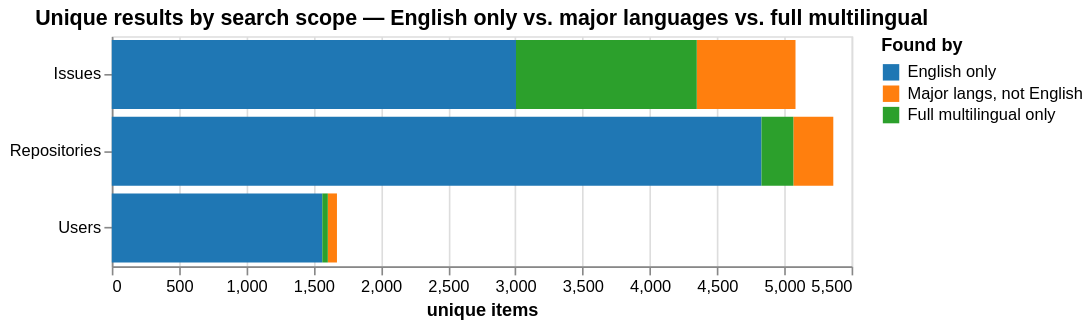

Notebook code for this chart:
### Code cell
# Stacked bar: English-only / major-only / multilingual-only split per result type
stacked_rows = []
for label, raw_df in [("Repositories", repos_raw), ("Issues", issues_raw), ("Users", users_raw)]:
    norm      = raw_df["search_term"].str.lower().str.strip()
    en_ids    = set(raw_df[norm.isin(en_terms)]["id"].dropna())
    major_ids = set(raw_df[norm.isin(major_terms)]["id"].dropna())
    all_ids   = set(raw_df["id"].dropna())
    stacked_rows += [
        {"type": label, "segment": "English only",            "n": len(en_ids)},
        {"type": label, "segment": "Major langs, not English", "n": len(major_ids - en_ids)},
        {"type": label, "segment": "Full multilingual only",   "n": len(all_ids - major_ids)},
    ]

seg_order = ["English only", "Major langs, not English", "Full multilingual only"]
stacked_df = pd.DataFrame(stacked_rows)

bar = alt.Chart(stacked_df).mark_bar().encode(
    y=alt.Y("type:N", title=None),
    x=alt.X("n:Q", title="unique items"),
    color=alt.Color("segment:N", sort=seg_order,
                    scale=alt.Scale(range=["#1f77b4", "#ff7f0e", "#2ca02c"]),
                    title="Found by"),
    order=alt.Order("segment:N", sort="ascending"),
    tooltip=["type:N", "segment:N", "n:Q"],
).properties(width=450, height=140,
             title="Unique results by search scope — English only vs. major languages vs. full multilingual")
display(bar)

# Pct labels
for _, row in stacked_df.iterrows():
    total = stacked_df[stacked_df["type"] == row["type"]]["n"].sum()
    print(f"  {row['type']:15s} {row['segment']:35s}: {row['n']:5d} ({row['n']/total*100:.1f}%)")

### Figure 1 — Vega specification as saved in the notebook (floating-point values rounded to 4 significant figures)
{"$schema": "https://vega.github.io/schema/vega/v6.json", "data": [{"name": "source_0"}, {"name": "data_0", "values": [{"n": 4830, "n_end": 4830.0, "n_start": 0.0, "segment": "English only", "type": "Repositories"}, {"n": 297, "n_end": 5364.0, "n_start": 5067.0, "segment": "Major langs, not English", "type": "Repositories"}, {"n": 237, "n_end": 5067.0, "n_start": 4830.0, "segment": "Full multilingual only", "type": "Repositories"}, {"n": 3005, "n_end": 3005.0, "n_start": 0.0, "segment": "English only", "type": "Issues"}, {"n": 734, "n_end": 5083.0, "n_start": 4349.0, "segment": "Major langs, not English", "type": "Issues"}, {"n": 1344, "n_end": 4349.0, "n_start": 3005.0, "segment": "Full multilingual only", "type": "Issues"}, {"n": 1565, "n_end": 1565.0, "n_start": 0.0, "segment": "English only", "type": "Users"}, {"n": 68, "n_end": 1674.0, "n_start": 1606.0, "segment": "Major langs, not English", "type": "Users"}, {"n": 41, "n_end": 1606.0, "n_start": 1565.0, "segment": "Full multilingual only", "type": "Users"}]}, {"name": "data_0_y_domain_type", "values": [{"type": "Repositories"}, {"type": "Issues"}, {"type": "Users"}]}, {"name": "source_0_color_domain_segment", "values": [{"segment": "English only", "sort_field": 0.0}, {"segment": "Major langs, not English", "sort_field": 1.0}, {"segment": "Full multilingual only", "sort_field": 2.0}]}], "marks": [{"type": "rect", "name": "marks", "from": {"data": "data_0"}, "encode": {"update": {"fill": {"field": "segment", "scale": "color"}, "y": {"field": "type", "scale": "y"}, "tooltip": {"signal": "{\"type\": isValid(datum[\"type\"]) ? datum[\"type\"] : \"\"+datum[\"type\"], \"segment\": isValid(datum[\"segment\"]) ? datum[\"segment\"] : \"\"+datum[\"segment\"], \"n\": format(datum[\"n\"], \"\")}"}, "height": {"signal": "max(0.25, bandwidth('y'))"}, "x": {"field": "n_end", "scale": "x"}, "x2": {"field": "n_start", "scale": "x"}}}, "style": ["bar"]}], "scales": [{"name": "x", "type": "linear", "domain": {"data": "data_0", "fields": ["n_start", "n_end"]}, "range": [0, {"signal": "width"}], "nice": true, "zero": true}, {"name": "y", "type": "band", "domain": {"data": "data_0_y_domain_type", "field": "type", "sort": true}, "range": [0, {"signal": "height"}], "paddingOuter": 0.05, "paddingInner": 0.1}, {"name": "color", "type": "ordinal", "domain": {"data": "source_0_color_domain_segment", "field": "segment", "sort": {"op": "max", "field": "sort_field"}}, "range": ["#1f77b4", "#ff7f0e", "#2ca02c"]}], "axes": [{"scale": "x", "tickCount": {"signal": "ceil(width/40)"}, "maxExtent": 0, "grid": true, "domain": false, "gridScale": "y", "labels": false, "orient": "bottom", "aria": false, "minExtent": 0, "ticks": false, "zindex": 0}, {"scale": "x", "zindex": 0, "title": "unique items", "grid": false, "orient": "bottom", "labelFlush": true, "labelOverlap": true, "tickCount": {"signal": "ceil(width/40)"}}, {"scale": "y", "zindex": 0, "orient": "left", "grid": false}], "title": {"text": "Unique results by search scope — English only vs. major languages vs. full multilingual", "frame": "group"}, "background": "white", "padding": 5, "width": 450, "style": "cell", "legends": [{"title": "Found by", "fill": "color", "symbolType": "square"}], "height": 140}
